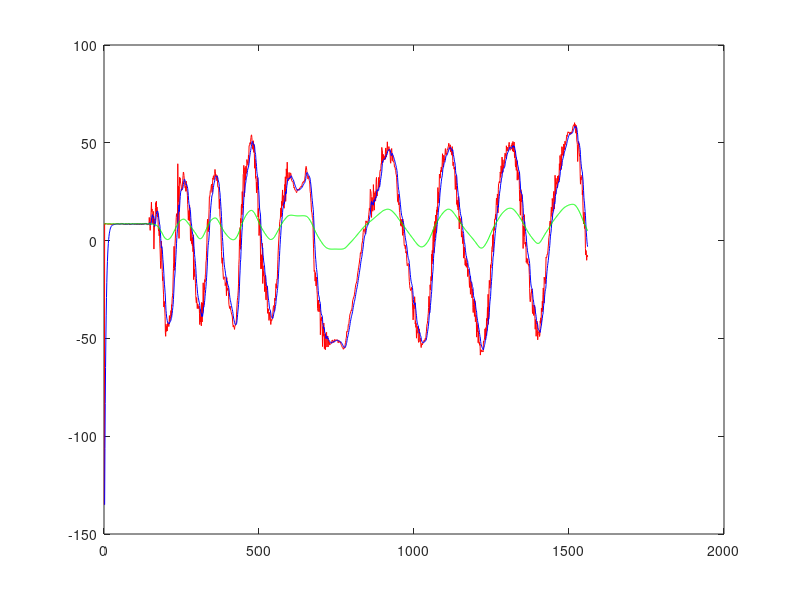
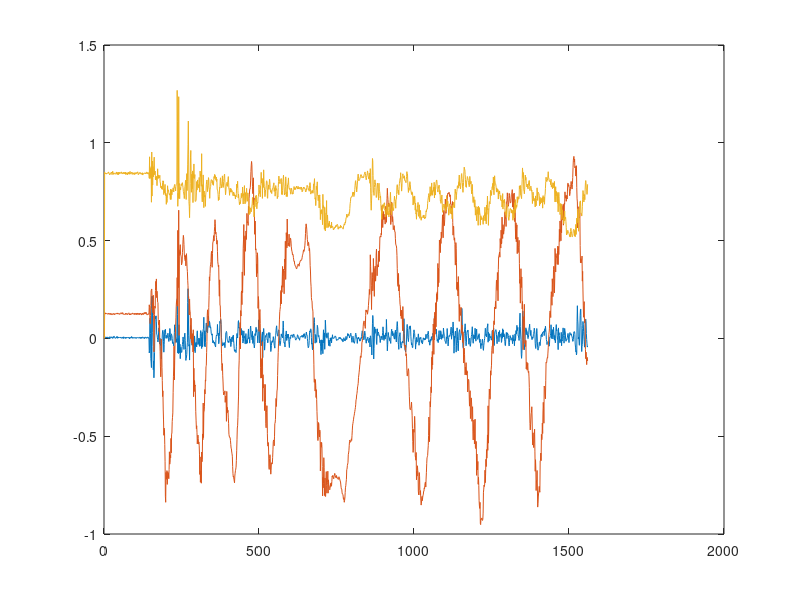
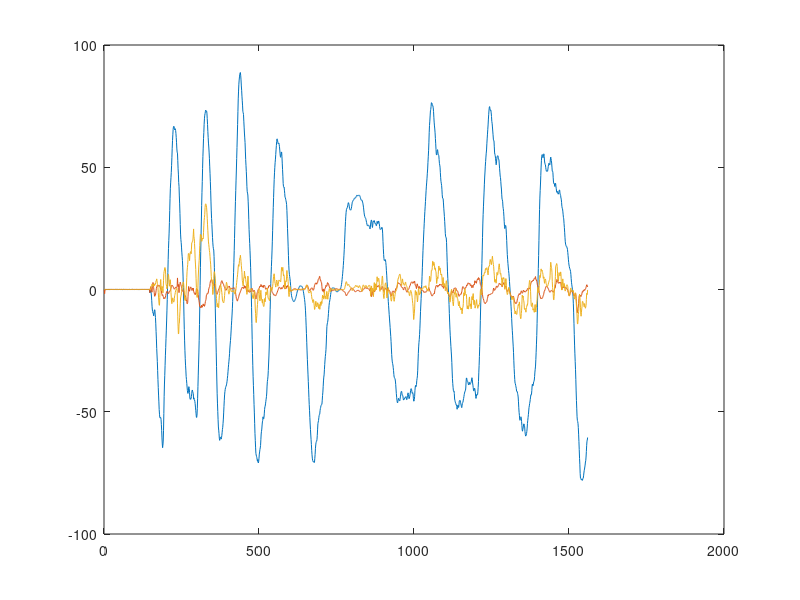

These charts were generated, in order, by the following MATLAB code:
clc; close all
datos = dlmread('data.csv',';');
datos = datos(1:end-2,:);
theta = atan2(datos(:,2), datos(:,3))*180/pi;

alpha = 0.2;
%theta2 = filter(alpha, [1, -(1-alpha)], theta);
theta2 = zeros(1, length(theta));
theta2(1) = theta(1);
for i=2:length(theta)
    theta2(i) = (1-alpha)*theta2(i-1)+alpha*theta(i-1);
end
plot(theta, 'r'); hold on
plot(theta2,'b');

ang = zeros(1, length(datos(:,4)));
ang(1) = theta(2);

for i=2:length(datos(:,4))
    ang(i) = ang(i-1) + datos(i-1,4)*1/200;
end

% figure
plot(ang,'g')

figure
plot(datos(:,1:3));
var(datos(:,1))

figure
plot(datos(:,4:6))
mean(datos(:,4:6))